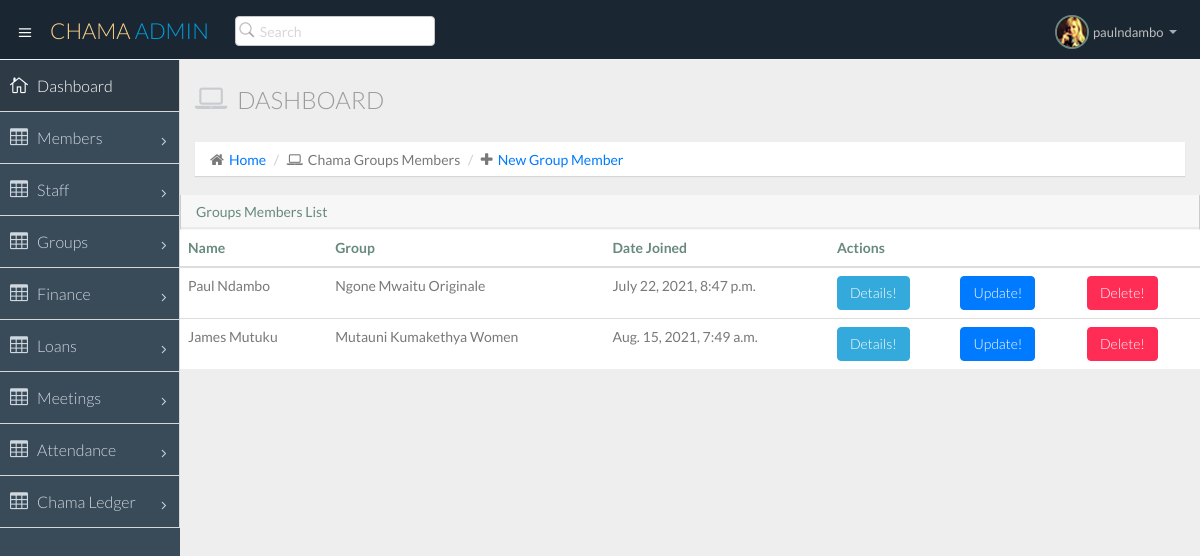
The app's page /group-membership/ (signed in) with its own data.
### data/models.py (models this page shows, shortened)
class GroupMembership(models.Model):
    member = models.OneToOneField(Member, on_delete=models.CASCADE)
    group = models.ForeignKey(Group, on_delete=models.CASCADE)
    date_joined = models.DateTimeField(default=timezone.now)

class Member(models.Model):
    user = models.OneToOneField(User, on_delete=models.CASCADE)
    id_number = models.CharField(max_length=200, unique=True, primary_key=True)
    name = models.CharField(max_length=200)
    phone_number = models.CharField(max_length=200)
    email = models.EmailField()
    gender = models.CharField(max_length=200, choices=GENDER_CHOICES)
    year = models.CharField(max_length=4, choices=YEAR_CHOICES, default="2021")
    postal_code = models.CharField(max_length=200)
    town = models.CharField(max_length=200)
    country = models.CharField(max_length=200)
    def __str__(self):
        return self.name

class Group(models.Model):
    group_id = models.CharField(max_length=20, unique=True, primary_key=True)
    title = models.CharField(max_length=500, unique=True)
    date_formed = models.DateField(default=timezone.now)
    year = models.CharField(max_length=4, choices=YEAR_CHOICES, default="2021")
    number_of_members = models.IntegerField(default=0)
    chairperson = models.OneToOneField(Member, on_delete=models.CASCADE)
    def __str__(self):
        return self.title

### data/views.py (the view)
# urls.py: path("group-membership/", GroupMembershipList.as_view(), name="group-membership"),
class GroupMembershipList(ListView):
    model = GroupMembership
    template_name = "data/group_members.html"

### data/templates/data/group_members.html
{% extends "base.html" %}
{% block content %}
<section id="main-content">
  <section class="wrapper">
    <div class="row">
      <div class="col-lg-12">
        <h3 class="page-header"><i class="fa fa-laptop"></i> Dashboard</h3>
        <ol class="breadcrumb">
          <li><i class="fa fa-home"></i><a href="/">Home</a></li>
          <li><i class="fa fa-laptop"></i>Chama Groups Members</li>
           <li><i class="fa fa-plus"></i><a href="{% url 'add-group-member' %}">New Group Member</a></li>
        </ol>
      </div>
    </div>
    <div class="row">
      <div class="table-responsive">
          <section class="panel">
            <header class="panel-heading">
              Groups Members List
            </header>
            <table class="table ml-3">
              <thead>
                <tr>
                  <th>Name</th>
                  <th>Group</th>
                  <th>Date Joined</th>
                  <th colspan="3">Actions</th>
                </tr>
              </thead>
              <tbody>
        {% for group_member in object_list %}
                <tr>
                  <td>{{group_member.member}}</td>
                  <td>{{group_member.group}}</td>
                  <td>{{group_member.date_joined}}</td>
                  <td>
                  	<a href="#" class="btn btn-info">Details!</a>
                  </td>
                  <td>
                  	<a href="#" class="btn btn-primary">Update!</a>
                  </td>
                  <td>
                  	<a href="#" class="btn btn-danger">Delete!</a>
                  </td>
                </tr>
      {% endfor %}
              </tbody>
            </table>
          </section>
        </div>
      </div>
  </section>
</section>
{% endblock content %}

### templates/base.html (shortened to what this page needs)
{% load static %}
<!DOCTYPE html>
<html lang="en">
<head>
  <link href="{% static 'nice-admin/css/bootstrap.min.css' %}" rel="stylesheet">
  <link href="{% static 'nice-admin/css/bootstrap-theme.css' %}" rel="stylesheet">
  <link href="{% static 'nice-admin/css/elegant-icons-style.css' %}" rel="stylesheet" />
  <link href="{% static 'nice-admin/css/font-awesome.min.css' %}" rel="stylesheet" />
  <link href="{% static 'nice-admin/assets/fullcalendar/fullcalendar/bootstrap-fullcalendar.css' %}" rel="stylesheet" />
  <link href="{% static 'nice-admin/assets/fullcalendar/fullcalendar/fullcalendar.css' %}" rel="stylesheet" />
  <link href="{% static 'nice-admin/assets/jquery-easy-pie-chart/jquery.easy-pie-chart.css' %}" rel="stylesheet" type="text/css" media="screen" />
  <link rel="stylesheet" href="{% static 'nice-admin/css/owl.carousel.css' %}" type="text/css">
  <link href="{% static 'nice-admin/css/jquery-jvectormap-1.2.2.css' %}" rel="stylesheet">
  <link rel="stylesheet" href="{% static 'nice-admin/css/fullcalendar.css' %}">
  <link href="{% static 'nice-admin/css/widgets.css' %}" rel="stylesheet">
  <link href="{% static 'nice-admin/css/style.css' %}" rel="stylesheet">
  <link href="{% static 'nice-admin/css/style-responsive.css' %}" rel="stylesheet" />
  <link href="{% static 'nice-admin/css/xcharts.min.css' %}" rel=" stylesheet">
  <link href="{% static 'nice-admin/css/jquery-ui-1.10.4.min.css' %}" rel="stylesheet">
</head>
<body>
{% if user.is_authenticated %}
  <section id="container" class="">
    <header class="header dark-bg">
      <div class="toggle-nav">
        <div class="icon-reorder tooltips" data-original-title="Toggle Navigation" data-placement="bottom"><i class="icon_menu"></i></div>
      </div>
      <a href="{% url 'home' %}" class="logo">CHAMA <span class="lite"> Admin</span></a>
      <div class="nav search-row" id="top_menu">
        <ul class="nav top-menu">
          <li>
            <form class="navbar-form">
              <input class="form-control" placeholder="Search" type="text">
            </form>
          </li>
        </ul>
      </div>
      <div class="top-nav notification-row">
        <ul class="nav pull-right top-menu">
          <li class="dropdown">
            <a data-toggle="dropdown" class="dropdown-toggle" href="#">
                            <span class="profile-ava">
                                <img alt="" src="{% static 'nice-admin/img/avatar1_small.jpg' %}">
                            </span>
                            <span class="username">{{user.username}}</span>
                            <b class="caret"></b>
                        </a>
          </li>
        </ul>
      </div>
    </header>
    <aside>
      <div id="sidebar" class="nav-collapse ">
        <ul class="sidebar-menu">
          <li class="active">
            <a class="" href="{% url 'home' %}">
                          <i class="icon_house_alt"></i>
                          <span>Dashboard</span>
                      </a>
          </li>
          <li class="sub-menu">
            <a href="javascript:;" class="">
                          <i class="icon_table"></i>
                          <span>Members</span>
                          <span class="menu-arrow arrow_carrot-right"></span>
                      </a>
          </li>
          <li class="sub-menu">
            <a href="javascript:;" class="">
                          <i class="icon_table"></i>
                          <span>Staff</span>
                          <span class="menu-arrow arrow_carrot-right"></span>
                      </a>
          </li>
                    <li class="sub-menu">
            <a href="javascript:;" class="">
                          <i class="icon_table"></i>
                          <span>Groups</span>
                          <span class="menu-arrow arrow_carrot-right"></span>
                      </a>
          </li>
            <li class="sub-menu">
            <a href="javascript:;" class="">
                          <i class="icon_table"></i>
                          <span>Finance</span>
                          <span class="menu-arrow arrow_carrot-right"></span>
                      </a>
          </li>
           <li class="sub-menu">
            <a href="javascript:;" class="">
                          <i class="icon_table"></i>
                          <span>Loans</span>
                          <span class="menu-arrow arrow_carrot-right"></span>
                      </a>
          </li>
            <li class="sub-menu">
            <a href="javascript:;" class="">
                          <i class="icon_table"></i>
                          <span>Meetings</span>
                          <span class="menu-arrow arrow_carrot-right"></span>
                      </a>
          </li>
           <li class="sub-menu">
            <a href="javascript:;" class="">
                          <i class="icon_table"></i>
                          <span>Attendance</span>
                          <span class="menu-arrow arrow_carrot-right"></span>
                      </a>
          </li>
          <li class="sub-menu">
            <a href="javascript:;" class="">
                          <i class="icon_table"></i>
                          <span>Chama Ledger</span>
                          <span class="menu-arrow arrow_carrot-right"></span>
                      </a>
          </li>
        </ul>
      </div>
    </aside>
    {% block content %}
    {% endblock content %}
  </section>
{% endif %}
</body>
</html>

### records on screen
GroupMembership: member "Paul Ndambo", group "Ngone Mwaitu Originale", date_joined "July 22, 2021, 8:47 p.m."
GroupMembership: member "James Mutuku", group "Mutauni Kumakethya Women", date_joined "Aug. 15, 2021, 7:49 a.m."

### other values on screen
{{ user.username }} "paulndambo"
